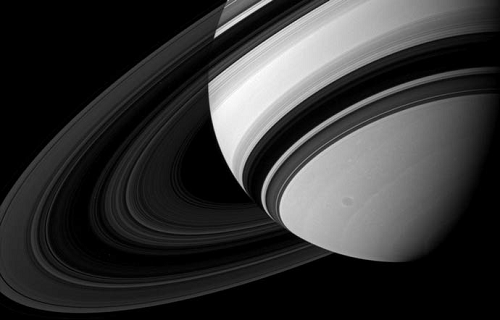
#> input picture images/saturn.png, 500 x 320 px
$ python 06_translating_images.py
#> lines starting #> are read from the running program, lines starting #| are printed output that depends on the picture
###############################################################################
#                   BASICS 0.6: Translating Images OpenCV                     #
#                              by: Todd Farr                                  #
###############################################################################

# imports
import numpy as np
import cv2

# Translation is the shifting of objects location. If you know the shift in
# (x,y) direction, let it be (t_x,t_y), you can create the transformation matrix
# M as follows:
#
#      M =  | 1  0  t_x |
#           | 0  1  t_y |
#
# You'll need to make it into a Numpy array of type np.float32 and pass it into
# cv2.warpAffine() function.

# read in an image
img = cv2.imread('images/saturn.png', 0) # the second argument 0 will set mono
#> img is the input picture: shape (320, 500); min 0, max 254, mean 51.9
rows, cols = img.shape[:2] # get the number of rows and columns
#> rows = 320; cols = 500
translate_x = 50 # translate in the x direction by 50 pixels
translate_y = 50 # translate in the y direction by 50 pixels
M = np.float32([[1, 0, translate_x], [0, 1, translate_y]]) # create M

# translate the image and show
img_translated = cv2.warpAffine(img, M, (cols, rows))
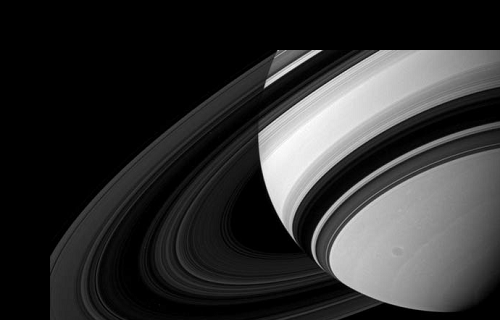
#> img_translated: shape (320, 500); min 0, max 254, mean 48.3
cv2.imshow('Translated Image', img_translated)
cv2.waitKey(0)
cv2.destroyAllWindows()

# WARNING: Third argument of the cv2.warpAffine() function is the size of the
# output image, which should be in the form of (width, height).
# Remember width = number of columns, and height = number of rows.

$ run again, with images/astro_left.png copied over images/saturn.png
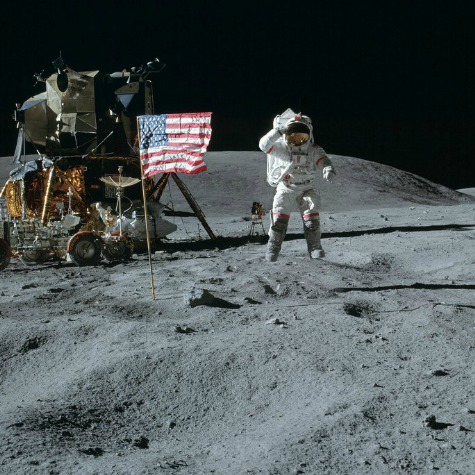
#> input picture images/astro_left.png, 475 x 475 px
#> `img = cv2.imread('images/saturn.png', 0)`:
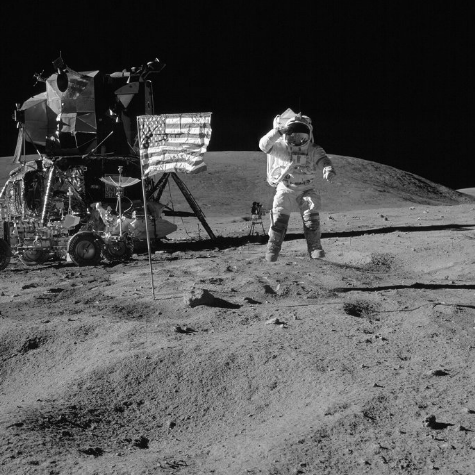
#> img: shape (475, 475); min 1, max 254, mean 81.2
#> `img_translated = cv2.warpAffine(img, M, (cols, rows))`:
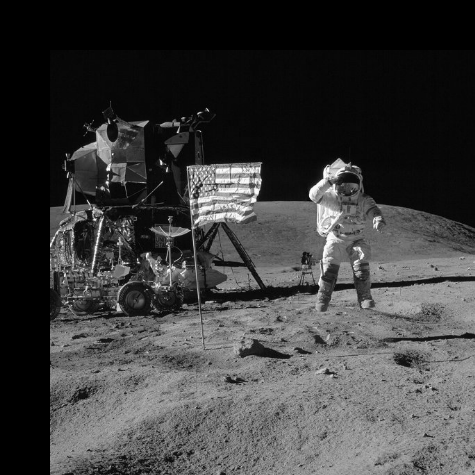
#> img_translated: shape (475, 475); min 0, max 254, mean 61.9

$ run again, with images/bicycle.png copied over images/saturn.png
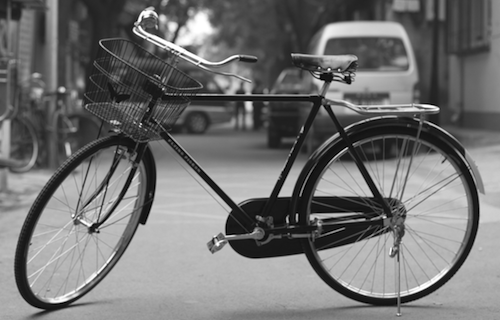
#> input picture images/bicycle.png, 500 x 320 px
#> img is the input picture: shape (320, 500); min 0, max 255, mean 114.2
#> `img_translated = cv2.warpAffine(img, M, (cols, rows))`:
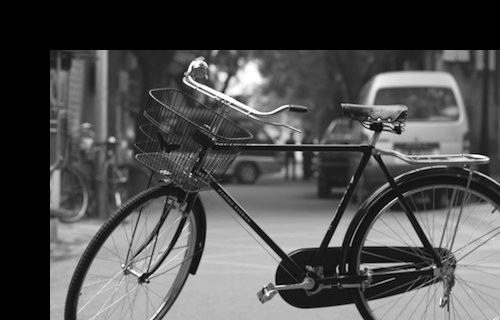
#> img_translated: shape (320, 500); min 0, max 255, mean 80.2
